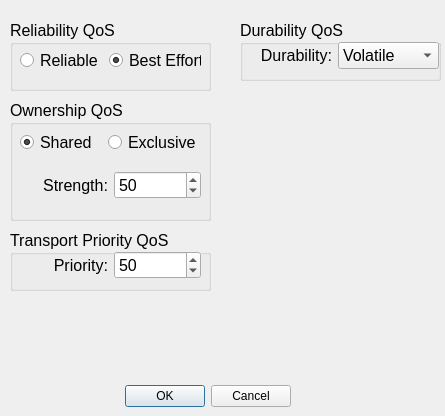
<?xml version="1.0" encoding="UTF-8"?>
<ui version="4.0">
<class>Dialog</class>
<widget class="QDialog" name="Dialog">
<property name="geometry">
<rect>
<x>0</x>
<y>0</y>
<width>445</width>
<height>416</height>
</rect>
</property>
<property name="windowTitle">
<string>Dialog</string>
</property>
<widget class="QDialogButtonBox" name="buttonBox">
<property name="geometry">
<rect>
<x>120</x>
<y>380</y>
<width>171</width>
<height>32</height>
</rect>
</property>
<property name="orientation">
<enum>Qt::Horizontal</enum>
</property>
<property name="standardButtons">
<set>QDialogButtonBox::Cancel|QDialogButtonBox::Ok</set>
</property>
</widget>
<widget class="QGroupBox" name="groupBox">
<property name="geometry">
<rect>
<x>10</x>
<y>20</y>
<width>201</width>
<height>71</height>
</rect>
</property>
<property name="font">
<font>
<family>Arial</family>
<pointsize>12</pointsize>
</font>
</property>
<property name="title">
<string>Reliability QoS</string>
</property>
<widget class="QWidget" name="horizontalLayoutWidget">
<property name="geometry">
<rect>
<x>10</x>
<y>20</y>
<width>181</width>
<height>41</height>
</rect>
</property>
<property name="font">
<font>
<family>Arial</family>
<pointsize>12</pointsize>
</font>
</property>
<layout class="QHBoxLayout" name="horizontalLayout">
<item>
<widget class="QRadioButton" name="reliableRButt">
<property name="font">
<font>
<family>Arial</family>
<pointsize>12</pointsize>
</font>
</property>
<property name="text">
<string>Reliable</string>
</property>
<attribute name="buttonGroup">
<string>reliabilityButtonGroup</string>
</attribute>
</widget>
</item>
<item>
<widget class="QRadioButton" name="bestEffortRButt">
<property name="font">
<font>
<family>Arial</family>
<pointsize>12</pointsize>
</font>
</property>
<property name="text">
<string>Best Effort</string>
</property>
<property name="checked">
<bool>true</bool>
</property>
<attribute name="buttonGroup">
<string>reliabilityButtonGroup</string>
</attribute>
</widget>
</item>
</layout>
</widget>
</widget>
<widget class="QGroupBox" name="groupBox_2">
<property name="geometry">
<rect>
<x>10</x>
<y>100</y>
<width>201</width>
<height>121</height>
</rect>
</property>
<property name="font">
<font>
<family>Arial</family>
<pointsize>12</pointsize>
</font>
</property>
<property name="title">
<string>Ownership QoS</string>
</property>
<widget class="QWidget" name="verticalLayoutWidget">
<property name="geometry">
<rect>
<x>10</x>
<y>20</y>
<width>181</width>
<height>91</height>
</rect>
</property>
<property name="font">
<font>
<family>Arial</family>
<pointsize>12</pointsize>
</font>
</property>
<layout class="QVBoxLayout" name="verticalLayout">
<item>
<layout class="QHBoxLayout" name="horizontalLayout_3">
<item>
<widget class="QRadioButton" name="radioButton">
<property name="font">
<font>
<family>Arial</family>
<pointsize>12</pointsize>
</font>
</property>
<property name="text">
<string>Shared</string>
</property>
<property name="checked">
<bool>true</bool>
</property>
<attribute name="buttonGroup">
<string>ownershipButtonGroup</string>
</attribute>
</widget>
</item>
<item>
<widget class="QRadioButton" name="radioButton_2">
<property name="font">
<font>
<family>Arial</family>
<pointsize>12</pointsize>
</font>
</property>
<property name="text">
<string>Exclusive</string>
</property>
<attribute name="buttonGroup">
<string>ownershipButtonGroup</string>
</attribute>
</widget>
</item>
</layout>
</item>
<item>
<layout class="QHBoxLayout" name="horizontalLayout_2">
<item>
<widget class="QLabel" name="label">
<property name="font">
<font>
<family>Arial</family>
<pointsize>12</pointsize>
</font>
</property>
<property name="text">
<string>Strength:</string>
</property>
<property name="alignment">
<set>Qt::AlignRight|Qt::AlignTrailing|Qt::AlignVCenter</set>
</property>
</widget>
</item>
<item>
<widget class="QSpinBox" name="ownershipStrengthSpinBox">
<property name="sizePolicy">
<sizepolicy hsizetype="Preferred" vsizetype="Fixed">
<horstretch>0</horstretch>
<verstretch>0</verstretch>
</sizepolicy>
</property>
<property name="font">
<font>
<family>Arial</family>
<pointsize>12</pointsize>
</font>
</property>
<property name="alignment">
<set>Qt::AlignLeading|Qt::AlignLeft|Qt::AlignVCenter</set>
</property>
<property name="value">
<number>50</number>
</property>
</widget>
</item>
</layout>
</item>
</layout>
</widget>
</widget>
<widget class="QGroupBox" name="groupBox_3">
<property name="geometry">
<rect>
<x>10</x>
<y>230</y>
<width>201</width>
<height>61</height>
</rect>
</property>
<property name="font">
<font>
<family>Arial</family>
<pointsize>12</pointsize>
</font>
</property>
<property name="title">
<string>Transport Priority QoS</string>
</property>
<widget class="QWidget" name="horizontalLayoutWidget_4">
<property name="geometry">
<rect>
<x>10</x>
<y>20</y>
<width>181</width>
<height>31</height>
</rect>
</property>
<property name="font">
<font>
<family>Arial</family>
<pointsize>12</pointsize>
</font>
</property>
<layout class="QHBoxLayout" name="horizontalLayout_5">
<item>
<widget class="QLabel" name="label_2">
<property name="font">
<font>
<family>Arial</family>
<pointsize>12</pointsize>
</font>
</property>
<property name="text">
<string>Priority:</string>
</property>
<property name="alignment">
<set>Qt::AlignRight|Qt::AlignTrailing|Qt::AlignVCenter</set>
</property>
</widget>
</item>
<item>
<widget class="QSpinBox" name="spinBox">
<property name="font">
<font>
<family>Arial</family>
<pointsize>12</pointsize>
</font>
</property>
<property name="value">
<number>50</number>
</property>
</widget>
</item>
</layout>
</widget>
</widget>
<widget class="QGroupBox" name="groupBox_4">
<property name="geometry">
<rect>
<x>240</x>
<y>20</y>
<width>201</width>
<height>61</height>
</rect>
</property>
<property name="font">
<font>
<family>Arial</family>
<pointsize>12</pointsize>
</font>
</property>
<property name="title">
<string>Durability QoS</string>
</property>
<widget class="QWidget" name="horizontalLayoutWidget_5">
<property name="geometry">
<rect>
<x>10</x>
<y>20</y>
<width>189</width>
<height>31</height>
</rect>
</property>
<property name="font">
<font>
<family>Arial</family>
<pointsize>12</pointsize>
</font>
</property>
<layout class="QHBoxLayout" name="horizontalLayout_6">
<item>
<widget class="QLabel" name="label_3">
<property name="font">
<font>
<family>Arial</family>
<pointsize>12</pointsize>
</font>
</property>
<property name="text">
<string>Durability:</string>
</property>
<property name="alignment">
<set>Qt::AlignRight|Qt::AlignTrailing|Qt::AlignVCenter</set>
</property>
</widget>
</item>
<item>
<widget class="QComboBox" name="comboBox">
<property name="font">
<font>
<family>Arial</family>
<pointsize>12</pointsize>
</font>
</property>
<item>
<property name="text">
<string>Volatile</string>
</property>
</item>
<item>
<property name="text">
<string>Transient</string>
</property>
</item>
<item>
<property name="text">
<string>Persistent</string>
</property>
</item>
</widget>
</item>
</layout>
</widget>
</widget>
</widget>
<resources/>
<connections>
<connection>
<sender>buttonBox</sender>
<signal>accepted()</signal>
<receiver>Dialog</receiver>
<slot>accept()</slot>
<hints>
<hint type="sourcelabel">
<x>248</x>
<y>254</y>
</hint>
<hint type="destinationlabel">
<x>157</x>
<y>274</y>
</hint>
</hints>
</connection>
<connection>
<sender>buttonBox</sender>
<signal>rejected()</signal>
<receiver>Dialog</receiver>
<slot>reject()</slot>
<hints>
<hint type="sourcelabel">
<x>316</x>
<y>260</y>
</hint>
<hint type="destinationlabel">
<x>286</x>
<y>274</y>
</hint>
</hints>
</connection>
</connections>
<buttongroups>
<buttongroup name="reliabilityButtonGroup"/>
<buttongroup name="ownershipButtonGroup"/>
</buttongroups>
</ui>
